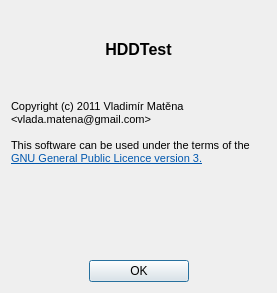
<?xml version="1.0" encoding="UTF-8"?>
<ui version="4.0">
 <class>About</class>
 <widget class="QDialog" name="About">
  <property name="windowModality">
   <enum>Qt::WindowModal</enum>
  </property>
  <property name="geometry">
   <rect>
    <x>0</x>
    <y>0</y>
    <width>277</width>
    <height>293</height>
   </rect>
  </property>
  <property name="sizePolicy">
   <sizepolicy hsizetype="Fixed" vsizetype="Fixed">
    <horstretch>0</horstretch>
    <verstretch>0</verstretch>
   </sizepolicy>
  </property>
  <property name="windowTitle">
   <string>About HDDTest</string>
  </property>
  <property name="windowIcon">
   <iconset resource="resource.qrc">
    <normaloff>:/icon/hdd.svg</normaloff>:/icon/hdd.svg</iconset>
  </property>
  <property name="modal">
   <bool>true</bool>
  </property>
  <layout class="QVBoxLayout" name="verticalLayout">
   <item>
    <widget class="QLabel" name="title">
     <property name="sizePolicy">
      <sizepolicy hsizetype="Expanding" vsizetype="Preferred">
       <horstretch>0</horstretch>
       <verstretch>0</verstretch>
      </sizepolicy>
     </property>
     <property name="text">
      <string>&lt;!DOCTYPE HTML PUBLIC &quot;-//W3C//DTD HTML 4.0//EN&quot; &quot;http://www.w3.org/TR/REC-html40/strict.dtd&quot;&gt;
&lt;html&gt;&lt;head&gt;&lt;meta name=&quot;qrichtext&quot; content=&quot;1&quot; /&gt;&lt;style type=&quot;text/css&quot;&gt;
p, li { white-space: pre-wrap; }
&lt;/style&gt;&lt;/head&gt;&lt;body style=&quot; font-family:'Sans Serif'; font-size:8pt; font-weight:400; font-style:normal;&quot;&gt;
&lt;p style=&quot; margin-top:0px; margin-bottom:0px; margin-left:0px; margin-right:0px; -qt-block-indent:0; text-indent:0px;&quot;&gt;&lt;span style=&quot; font-size:12pt; font-weight:600;&quot;&gt;HDDTest&lt;/span&gt;&lt;/p&gt;&lt;/body&gt;&lt;/html&gt;</string>
     </property>
     <property name="textFormat">
      <enum>Qt::AutoText</enum>
     </property>
     <property name="scaledContents">
      <bool>false</bool>
     </property>
     <property name="alignment">
      <set>Qt::AlignCenter</set>
     </property>
     <property name="margin">
      <number>10</number>
     </property>
     <property name="textInteractionFlags">
      <set>Qt::LinksAccessibleByMouse</set>
     </property>
    </widget>
   </item>
   <item>
    <widget class="QLabel" name="message">
     <property name="text">
      <string>&lt;!DOCTYPE HTML PUBLIC &quot;-//W3C//DTD HTML 4.0//EN&quot; &quot;http://www.w3.org/TR/REC-html40/strict.dtd&quot;&gt;
&lt;html&gt;&lt;head&gt;&lt;meta name=&quot;qrichtext&quot; content=&quot;1&quot; /&gt;&lt;style type=&quot;text/css&quot;&gt;
p, li { white-space: pre-wrap; }
&lt;/style&gt;&lt;/head&gt;&lt;body style=&quot; font-family:'Sans Serif'; font-size:8pt; font-weight:400; font-style:normal;&quot;&gt;
&lt;p style=&quot; margin-top:0px; margin-bottom:0px; margin-left:0px; margin-right:0px; -qt-block-indent:0; text-indent:0px;&quot;&gt;Copyright (c) 2011 Vladimír Matěna &amp;lt;vlada.matena@gmail.com&amp;gt;&lt;/p&gt;
&lt;p style=&quot;-qt-paragraph-type:empty; margin-top:0px; margin-bottom:0px; margin-left:0px; margin-right:0px; -qt-block-indent:0; text-indent:0px;&quot;&gt;&lt;/p&gt;
&lt;p style=&quot; margin-top:0px; margin-bottom:0px; margin-left:0px; margin-right:0px; -qt-block-indent:0; text-indent:0px;&quot;&gt;This software can be used under the terms of the &lt;a href=&quot;http://www.gnu.org/licenses/gpl-3.0.html&quot;&gt;&lt;span style=&quot; text-decoration: underline; color:#0057ae;&quot;&gt;GNU General Public Licence version 3.&lt;/span&gt;&lt;/a&gt;&lt;/p&gt;&lt;/body&gt;&lt;/html&gt;</string>
     </property>
     <property name="scaledContents">
      <bool>true</bool>
     </property>
     <property name="wordWrap">
      <bool>true</bool>
     </property>
     <property name="margin">
      <number>5</number>
     </property>
    </widget>
   </item>
   <item>
    <layout class="QHBoxLayout" name="horizontalLayout">
     <item>
      <widget class="QLabel" name="image">
       <property name="maximumSize">
        <size>
         <width>85</width>
         <height>120</height>
        </size>
       </property>
       <property name="text">
        <string/>
       </property>
       <property name="pixmap">
        <pixmap resource="resource.qrc">:/icon/hdd.svg</pixmap>
       </property>
       <property name="scaledContents">
        <bool>true</bool>
       </property>
       <property name="alignment">
        <set>Qt::AlignCenter</set>
       </property>
      </widget>
     </item>
    </layout>
   </item>
   <item>
    <layout class="QHBoxLayout" name="horizontalLayout_2">
     <item>
      <spacer name="horizontalSpacer">
       <property name="orientation">
        <enum>Qt::Horizontal</enum>
       </property>
       <property name="sizeHint" stdset="0">
        <size>
         <width>40</width>
         <height>20</height>
        </size>
       </property>
      </spacer>
     </item>
     <item>
      <widget class="QPushButton" name="ok">
       <property name="minimumSize">
        <size>
         <width>100</width>
         <height>0</height>
        </size>
       </property>
       <property name="text">
        <string>OK</string>
       </property>
      </widget>
     </item>
     <item>
      <spacer name="horizontalSpacer_2">
       <property name="orientation">
        <enum>Qt::Horizontal</enum>
       </property>
       <property name="sizeHint" stdset="0">
        <size>
         <width>40</width>
         <height>20</height>
        </size>
       </property>
      </spacer>
     </item>
    </layout>
   </item>
  </layout>
 </widget>
 <resources>
  <include location="resource.qrc"/>
 </resources>
 <connections/>
</ui>
